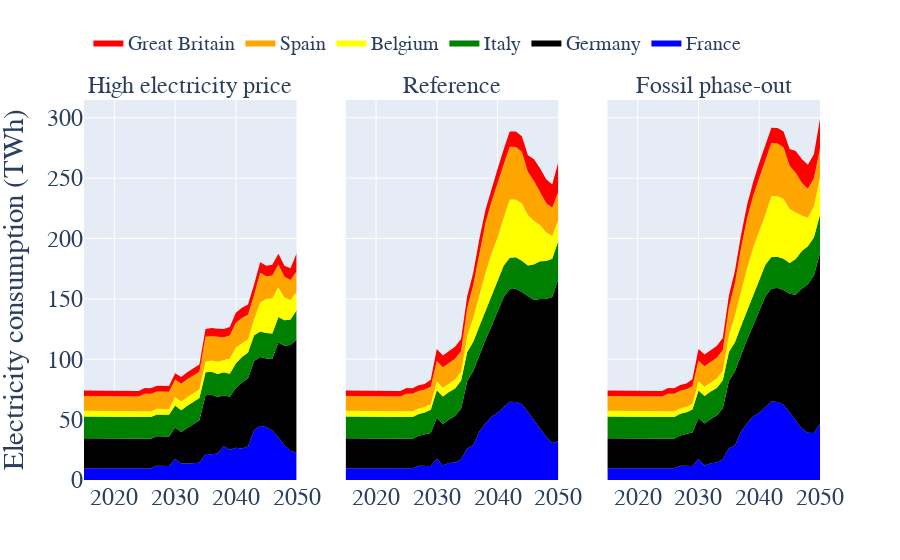

Notebook code cell kept with this figure:
### Code cell
fig =make_subplots(rows=1, cols=3,subplot_titles=list(scen.keys()),shared_yaxes=True)
for i in range(len(scen.keys())):
    showlegend=[True,False,False]
    resource_inflow=scen[list(scen.keys())[i]]['resource_tech_inflow']
    energy_input=resource_inflow[(resource_inflow.Resource.isin(primary_resource_conversion.keys()))]
    energy_input=energy_input.drop(["Sector"],axis=1).groupby(by=["Resource","Country","Year"]).sum().reset_index()
    country_colors={"France":"blue","Germany":"black","Italy":"green","Belgium":"yellow","Spain":"orange","Great Britain":"red"}

    for country in ["France","Germany","Italy","Belgium","Spain","Great Britain"]:
        resource="Electricity"
        fig.add_trace(go.Scatter(x=energy_input[(energy_input.Resource==resource) & (energy_input.Country==country)].Year,
                                 y=energy_input[(energy_input.Resource==resource) & (energy_input.Country==country)].Flow,
                                 name=country,
                                 line=dict(width=0,color=country_colors[country]),
                                     fillcolor=country_colors[country],mode='lines',stackgroup='one',showlegend=showlegend[i]),row=1, col=i+1)
#         fig.update_xaxes(title_text="Year", row=1, col=i+1)
        
fig.update_layout(#title='Electricity consumption per country',title_x=0.5,
                   yaxis_title='Electricity consumption (TWh)')
fig.update_layout(
    font=dict(
        family="Times New Roman",size=24)
    )
fig.update_annotations(font_size=24)
fig.update_layout(legend=dict(
    orientation="h",
    yanchor="bottom",
    y=1.1,
    xanchor="right",
    x=0.9,font = dict(size=20)
))
# fig.update_yaxes(range=[0,450])
fig.show()

### Figure 1 — Plotly figure (JSON) as saved in the notebook; plotly's stock layout.template omitted (floating-point values rounded to 4 significant figures)
{"data": [{"fillcolor": "blue", "line": {"color": "blue", "width": 0}, "mode": "lines", "name": "France", "showlegend": true, "stackgroup": "one", "type": "scatter", "x": [2015, 2016, 2017, 2018, 2019, 2020, 2021, 2022, 2023, 2024, 2025, 2026, 2027, 2028, 2029, 2030, 2031, 2032, 2033, 2034, 2035, 2036, 2037, 2038, 2039, 2040, 2041, 2042, 2043, 2044, 2045, 2046, 2047, 2048, 2049, 2050], "xaxis": "x", "y": [9.786, 9.786, 9.786, 9.786, 9.786, 9.786, 9.764, 9.743, 9.722, 9.7, 9.679, 9.657, 11.71, 11.69, 11.67, 17.44, 13.59, 13.7, 13.75, 14.31, 21.46, 21.28, 22.01, 28.02, 25.08, 26.62, 26.15, 27.73, 41.21, 44.95, 43.94, 40.9, 35.36, 28.77, 24.31, 22.58], "yaxis": "y"}, {"fillcolor": "black", "line": {"color": "black", "width": 0}, "mode": "lines", "name": "Germany", "showlegend": true, "stackgroup": "one", "type": "scatter", "x": [2015, 2016, 2017, 2018, 2019, 2020, 2021, 2022, 2023, 2024, 2025, 2026, 2027, 2028, 2029, 2030, 2031, 2032, 2033, 2034, 2035, 2036, 2037, 2038, 2039, 2040, 2041, 2042, 2043, 2044, 2045, 2046, 2047, 2048, 2049, 2050], "xaxis": "x", "y": [24.73, 24.73, 24.73, 24.73, 24.73, 24.73, 24.69, 24.64, 24.6, 24.55, 24.59, 24.55, 24.5, 24.45, 24.4, 26.05, 26.12, 29.4, 32.28, 35.13, 48.8, 49.32, 46.66, 42.06, 43.87, 49.48, 54.51, 56.61, 57.39, 56.93, 56.75, 59.2, 78.42, 82.48, 87.49, 93.81], "yaxis": "y"}, {"fillcolor": "green", "line": {"color": "green", "width": 0}, "mode": "lines", "name": "Italy", "showlegend": true, "stackgroup": "one", "type": "scatter", "x": [2015, 2016, 2017, 2018, 2019, 2020, 2021, 2022, 2023, 2024, 2025, 2026, 2027, 2028, 2029, 2030, 2031, 2032, 2033, 2034, 2035, 2036, 2037, 2038, 2039, 2040, 2041, 2042, 2043, 2044, 2045, 2046, 2047, 2048, 2049, 2050], "xaxis": "x", "y": [18.08, 18.08, 18.08, 18.08, 18.08, 18.08, 18.08, 18.08, 18.07, 18.07, 18.06, 18.06, 18.05, 18.05, 18.05, 18.13, 18.12, 18.47, 18.46, 18.45, 19.05, 19.06, 19.07, 19.09, 19.08, 20.6, 21.29, 21.25, 21.21, 21.18, 21.13, 21.15, 21.12, 21.08, 21.04, 24.18], "yaxis": "y"}, {"fillcolor": "yellow", "line": {"color": "yellow", "width": 0}, "mode": "lines", "name": "Belgium", "showlegend": true, "stackgroup": "one", "type": "scatter", "x": [2015, 2016, 2017, 2018, 2019, 2020, 2021, 2022, 2023, 2024, 2025, 2026, 2027, 2028, 2029, 2030, 2031, 2032, 2033, 2034, 2035, 2036, 2037, 2038, 2039, 2040, 2041, 2042, 2043, 2044, 2045, 2046, 2047, 2048, 2049, 2050], "xaxis": "x", "y": [4.774, 4.774, 4.774, 4.774, 4.774, 4.774, 4.756, 4.738, 4.72, 4.703, 4.686, 4.668, 4.65, 4.632, 4.614, 7.177, 7.201, 7.224, 7.248, 7.272, 8.7, 9.212, 10.1, 10.14, 12.64, 12.94, 11.51, 10.97, 13.19, 24.19, 28.08, 29.27, 24.75, 18.84, 16.28, 15.21], "yaxis": "y"}, {"fillcolor": "orange", "line": {"color": "orange", "width": 0}, "mode": "lines", "name": "Spain", "showlegend": true, "stackgroup": "one", "type": "scatter", "x": [2015, 2016, 2017, 2018, 2019, 2020, 2021, 2022, 2023, 2024, 2025, 2026, 2027, 2028, 2029, 2030, 2031, 2032, 2033, 2034, 2035, 2036, 2037, 2038, 2039, 2040, 2041, 2042, 2043, 2044, 2045, 2046, 2047, 2048, 2049, 2050], "xaxis": "x", "y": [12.14, 12.14, 12.14, 12.14, 12.14, 12.14, 12.13, 12.12, 12.1, 12.09, 14.46, 14.45, 14.44, 14.42, 14.41, 14.42, 14.61, 14.59, 14.57, 14.55, 20.58, 20.39, 20.72, 18.89, 18.93, 20.5, 20.6, 20.33, 20.26, 24.36, 18.85, 18.83, 18.76, 17.09, 16.43, 17.04], "yaxis": "y"}, {"fillcolor": "red", "line": {"color": "red", "width": 0}, "mode": "lines", "name": "Great Britain", "showlegend": true, "stackgroup": "one", "type": "scatter", "x": [2015, 2016, 2017, 2018, 2019, 2020, 2021, 2022, 2023, 2024, 2025, 2026, 2027, 2028, 2029, 2030, 2031, 2032, 2033, 2034, 2035, 2036, 2037, 2038, 2039, 2040, 2041, 2042, 2043, 2044, 2045, 2046, 2047, 2048, 2049, 2050], "xaxis": "x", "y": [4.668, 4.668, 4.668, 4.668, 4.668, 4.668, 4.668, 4.668, 4.668, 4.668, 4.668, 4.668, 4.668, 4.668, 4.668, 5.282, 5.615, 5.738, 5.862, 5.986, 6.416, 6.542, 6.669, 6.795, 7.103, 8.409, 8.522, 8.453, 8.557, 8.67, 8.731, 8.85, 8.944, 9.037, 9.717, 14.97], "yaxis": "y"}, {"fillcolor": "blue", "line": {"color": "blue", "width": 0}, "mode": "lines", "name": "France", "showlegend": false, "stackgroup": "one", "type": "scatter", "x": [2015, 2016, 2017, 2018, 2019, 2020, 2021, 2022, 2023, 2024, 2025, 2026, 2027, 2028, 2029, 2030, 2031, 2032, 2033, 2034, 2035, 2036, 2037, 2038, 2039, 2040, 2041, 2042, 2043, 2044, 2045, 2046, 2047, 2048, 2049, 2050], "xaxis": "x2", "y": [9.786, 9.786, 9.786, 9.786, 9.786, 9.786, 9.764, 9.743, 9.722, 9.7, 9.679, 9.657, 11.71, 11.69, 11.67, 17.53, 12.08, 13.99, 14.51, 16.97, 26.17, 28.86, 40.16, 46.88, 52.47, 55.59, 60.33, 64.89, 64.58, 62.79, 56.28, 49.35, 42.52, 35.8, 30.65, 32.03], "yaxis": "y2"}, {"fillcolor": "black", "line": {"color": "black", "width": 0}, "mode": "lines", "name": "Germany", "showlegend": false, "stackgroup": "one", "type": "scatter", "x": [2015, 2016, 2017, 2018, 2019, 2020, 2021, 2022, 2023, 2024, 2025, 2026, 2027, 2028, 2029, 2030, 2031, 2032, 2033, 2034, 2035, 2036, 2037, 2038, 2039, 2040, 2041, 2042, 2043, 2044, 2045, 2046, 2047, 2048, 2049, 2050], "xaxis": "x2", "y": [24.73, 24.73, 24.73, 24.73, 24.73, 24.73, 24.69, 24.64, 24.6, 24.55, 24.59, 24.55, 24.83, 26.08, 27.33, 33.98, 34.22, 36.08, 38.51, 41.98, 55.61, 61.42, 63.07, 69.0, 74.84, 82.96, 90.99, 93.05, 93.82, 92.89, 95.81, 99.77, 107.3, 114.1, 120.8, 134.3], "yaxis": "y2"}, {"fillcolor": "green", "line": {"color": "green", "width": 0}, "mode": "lines", "name": "Italy", "showlegend": false, "stackgroup": "one", "type": "scatter", "x": [2015, 2016, 2017, 2018, 2019, 2020, 2021, 2022, 2023, 2024, 2025, 2026, 2027, 2028, 2029, 2030, 2031, 2032, 2033, 2034, 2035, 2036, 2037, 2038, 2039, 2040, 2041, 2042, 2043, 2044, 2045, 2046, 2047, 2048, 2049, 2050], "xaxis": "x2", "y": [18.08, 18.08, 18.08, 18.08, 18.08, 18.08, 18.08, 18.08, 18.07, 18.07, 18.06, 18.06, 18.05, 18.05, 19.14, 22.83, 22.82, 22.81, 22.8, 23.35, 24.12, 24.12, 24.15, 24.14, 24.14, 25.44, 26.13, 26.1, 26.03, 25.96, 25.54, 29.5, 31.44, 31.37, 31.62, 31.87], "yaxis": "y2"}, {"fillcolor": "yellow", "line": {"color": "yellow", "width": 0}, "mode": "lines", "name": "Belgium", "showlegend": false, "stackgroup": "one", "type": "scatter", "x": [2015, 2016, 2017, 2018, 2019, 2020, 2021, 2022, 2023, 2024, 2025, 2026, 2027, 2028, 2029, 2030, 2031, 2032, 2033, 2034, 2035, 2036, 2037, 2038, 2039, 2040, 2041, 2042, 2043, 2044, 2045, 2046, 2047, 2048, 2049, 2050], "xaxis": "x2", "y": [4.774, 4.774, 4.774, 4.774, 4.774, 4.774, 4.756, 4.738, 4.72, 4.703, 4.686, 4.668, 4.65, 4.632, 4.656, 7.394, 7.355, 7.317, 7.439, 7.406, 13.37, 20.16, 25.99, 31.47, 36.28, 36.8, 39.64, 48.18, 47.88, 47.62, 41.84, 36.09, 29.83, 23.84, 19.0, 17.23], "yaxis": "y2"}, {"fillcolor": "orange", "line": {"color": "orange", "width": 0}, "mode": "lines", "name": "Spain", "showlegend": false, "stackgroup": "one", "type": "scatter", "x": [2015, 2016, 2017, 2018, 2019, 2020, 2021, 2022, 2023, 2024, 2025, 2026, 2027, 2028, 2029, 2030, 2031, 2032, 2033, 2034, 2035, 2036, 2037, 2038, 2039, 2040, 2041, 2042, 2043, 2044, 2045, 2046, 2047, 2048, 2049, 2050], "xaxis": "x2", "y": [12.14, 12.14, 12.14, 12.14, 12.14, 12.14, 12.13, 12.12, 12.1, 12.09, 14.46, 14.45, 14.44, 14.42, 14.41, 16.9, 16.89, 16.87, 17.22, 17.21, 22.95, 26.84, 35.34, 41.11, 42.7, 44.07, 43.95, 43.73, 43.51, 42.59, 35.65, 32.94, 27.37, 24.2, 23.36, 23.3], "yaxis": "y2"}, {"fillcolor": "red", "line": {"color": "red", "width": 0}, "mode": "lines", "name": "Great Britain", "showlegend": false, "stackgroup": "one", "type": "scatter", "x": [2015, 2016, 2017, 2018, 2019, 2020, 2021, 2022, 2023, 2024, 2025, 2026, 2027, 2028, 2029, 2030, 2031, 2032, 2033, 2034, 2035, 2036, 2037, 2038, 2039, 2040, 2041, 2042, 2043, 2044, 2045, 2046, 2047, 2048, 2049, 2050], "xaxis": "x2", "y": [4.668, 4.668, 4.668, 4.668, 4.668, 4.668, 4.668, 4.668, 4.668, 4.668, 4.668, 4.668, 4.668, 4.668, 5.806, 9.754, 9.702, 9.644, 9.77, 9.818, 9.959, 10.16, 10.94, 11.06, 11.3, 12.6, 12.72, 12.68, 12.75, 12.89, 13.84, 17.94, 19.61, 19.66, 19.15, 24.5], "yaxis": "y2"}, {"fillcolor": "blue", "line": {"color": "blue", "width": 0}, "mode": "lines", "name": "France", "showlegend": false, "stackgroup": "one", "type": "scatter", "x": [2015, 2016, 2017, 2018, 2019, 2020, 2021, 2022, 2023, 2024, 2025, 2026, 2027, 2028, 2029, 2030, 2031, 2032, 2033, 2034, 2035, 2036, 2037, 2038, 2039, 2040, 2041, 2042, 2043, 2044, 2045, 2046, 2047, 2048, 2049, 2050], "xaxis": "x3", "y": [9.786, 9.786, 9.786, 9.786, 9.786, 9.786, 9.764, 9.743, 9.722, 9.7, 9.679, 9.657, 11.71, 11.69, 11.67, 17.37, 12.05, 13.95, 14.48, 17.17, 26.38, 28.59, 39.89, 46.89, 52.49, 55.64, 60.38, 64.96, 64.65, 62.23, 56.17, 49.46, 42.63, 39.07, 39.01, 46.32], "yaxis": "y3"}, {"fillcolor": "black", "line": {"color": "black", "width": 0}, "mode": "lines", "name": "Germany", "showlegend": false, "stackgroup": "one", "type": "scatter", "x": [2015, 2016, 2017, 2018, 2019, 2020, 2021, 2022, 2023, 2024, 2025, 2026, 2027, 2028, 2029, 2030, 2031, 2032, 2033, 2034, 2035, 2036, 2037, 2038, 2039, 2040, 2041, 2042, 2043, 2044, 2045, 2046, 2047, 2048, 2049, 2050], "xaxis": "x3", "y": [24.73, 24.73, 24.73, 24.73, 24.73, 24.73, 24.69, 24.64, 24.6, 24.55, 24.59, 24.55, 25.09, 26.34, 27.59, 33.92, 34.69, 36.55, 38.98, 42.06, 55.57, 61.37, 63.54, 69.47, 75.5, 83.61, 91.64, 93.7, 94.25, 95.09, 98.01, 104.0, 115.6, 123.1, 130.4, 141.5], "yaxis": "y3"}, {"fillcolor": "green", "line": {"color": "green", "width": 0}, "mode": "lines", "name": "Italy", "showlegend": false, "stackgroup": "one", "type": "scatter", "x": [2015, 2016, 2017, 2018, 2019, 2020, 2021, 2022, 2023, 2024, 2025, 2026, 2027, 2028, 2029, 2030, 2031, 2032, 2033, 2034, 2035, 2036, 2037, 2038, 2039, 2040, 2041, 2042, 2043, 2044, 2045, 2046, 2047, 2048, 2049, 2050], "xaxis": "x3", "y": [18.08, 18.08, 18.08, 18.08, 18.08, 18.08, 18.08, 18.08, 18.07, 18.07, 18.06, 18.06, 18.05, 18.05, 19.14, 22.83, 22.82, 22.81, 22.8, 23.35, 24.12, 24.12, 24.15, 24.15, 23.92, 25.45, 26.13, 26.1, 26.03, 25.96, 25.48, 29.47, 31.44, 31.37, 31.62, 31.87], "yaxis": "y3"}, {"fillcolor": "yellow", "line": {"color": "yellow", "width": 0}, "mode": "lines", "name": "Belgium", "showlegend": false, "stackgroup": "one", "type": "scatter", "x": [2015, 2016, 2017, 2018, 2019, 2020, 2021, 2022, 2023, 2024, 2025, 2026, 2027, 2028, 2029, 2030, 2031, 2032, 2033, 2034, 2035, 2036, 2037, 2038, 2039, 2040, 2041, 2042, 2043, 2044, 2045, 2046, 2047, 2048, 2049, 2050], "xaxis": "x3", "y": [4.774, 4.774, 4.774, 4.774, 4.774, 4.774, 4.756, 4.738, 4.72, 4.703, 4.686, 4.668, 4.65, 4.632, 4.823, 7.708, 7.69, 7.652, 7.774, 7.898, 13.8, 22.15, 29.32, 35.05, 40.65, 41.22, 41.65, 50.35, 50.02, 49.54, 44.71, 38.8, 29.23, 23.7, 25.62, 31.55], "yaxis": "y3"}, {"fillcolor": "orange", "line": {"color": "orange", "width": 0}, "mode": "lines", "name": "Spain", "showlegend": false, "stackgroup": "one", "type": "scatter", "x": [2015, 2016, 2017, 2018, 2019, 2020, 2021, 2022, 2023, 2024, 2025, 2026, 2027, 2028, 2029, 2030, 2031, 2032, 2033, 2034, 2035, 2036, 2037, 2038, 2039, 2040, 2041, 2042, 2043, 2044, 2045, 2046, 2047, 2048, 2049, 2050], "xaxis": "x3", "y": [12.14, 12.14, 12.14, 12.14, 12.14, 12.14, 12.13, 12.12, 12.1, 12.09, 14.46, 14.45, 14.44, 14.42, 14.41, 16.9, 16.89, 16.87, 17.22, 17.21, 22.95, 26.84, 34.97, 41.28, 42.87, 44.25, 44.12, 43.9, 43.68, 42.76, 35.79, 32.8, 27.22, 24.06, 23.22, 23.16], "yaxis": "y3"}, {"fillcolor": "red", "line": {"color": "red", "width": 0}, "mode": "lines", "name": "Great Britain", "showlegend": false, "stackgroup": "one", "type": "scatter", "x": [2015, 2016, 2017, 2018, 2019, 2020, 2021, 2022, 2023, 2024, 2025, 2026, 2027, 2028, 2029, 2030, 2031, 2032, 2033, 2034, 2035, 2036, 2037, 2038, 2039, 2040, 2041, 2042, 2043, 2044, 2045, 2046, 2047, 2048, 2049, 2050], "xaxis": "x3", "y": [4.668, 4.668, 4.668, 4.668, 4.668, 4.668, 4.668, 4.668, 4.668, 4.668, 4.668, 4.668, 4.668, 4.668, 5.819, 9.742, 9.725, 9.667, 9.72, 9.841, 9.801, 10.16, 10.96, 11.09, 11.32, 12.63, 12.74, 12.7, 12.75, 12.89, 13.9, 18.0, 19.69, 19.74, 19.79, 24.5], "yaxis": "y3"}], "layout": {"annotations": [{"font": {"size": 24}, "showarrow": false, "text": "High electricity price", "x": 0.1444, "xanchor": "center", "xref": "paper", "y": 1, "yanchor": "bottom", "yref": "paper"}, {"font": {"size": 24}, "showarrow": false, "text": "Reference", "x": 0.5, "xanchor": "center", "xref": "paper", "y": 1, "yanchor": "bottom", "yref": "paper"}, {"font": {"size": 24}, "showarrow": false, "text": "Fossil phase-out", "x": 0.8556, "xanchor": "center", "xref": "paper", "y": 1, "yanchor": "bottom", "yref": "paper"}], "font": {"family": "Times New Roman", "size": 24}, "legend": {"font": {"size": 20}, "orientation": "h", "x": 0.9, "xanchor": "right", "y": 1.1, "yanchor": "bottom"}, "xaxis": {"anchor": "y", "domain": [0, 0.2889]}, "xaxis2": {"anchor": "y2", "domain": [0.3556, 0.6444]}, "xaxis3": {"anchor": "y3", "domain": [0.7111, 1]}, "yaxis": {"anchor": "x", "domain": [0, 1], "title": {"text": "Electricity consumption (TWh)"}}, "yaxis2": {"anchor": "x2", "domain": [0, 1], "matches": "y", "showticklabels": false}, "yaxis3": {"anchor": "x3", "domain": [0, 1], "matches": "y", "showticklabels": false}}}
